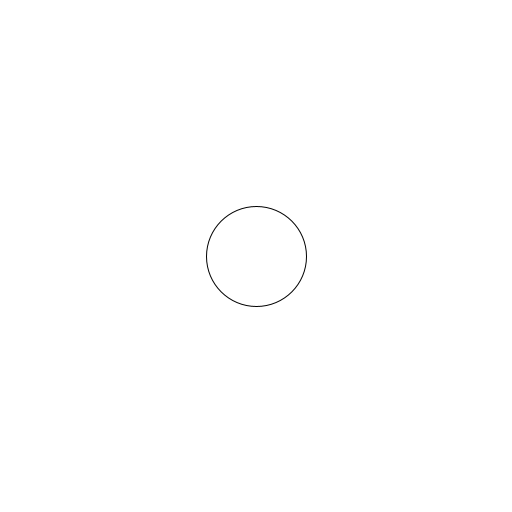
Frame 1 (no input)
Frame 60 (the mouse pressed at the canvas centre just before this capture): identical to frame 1, image omitted
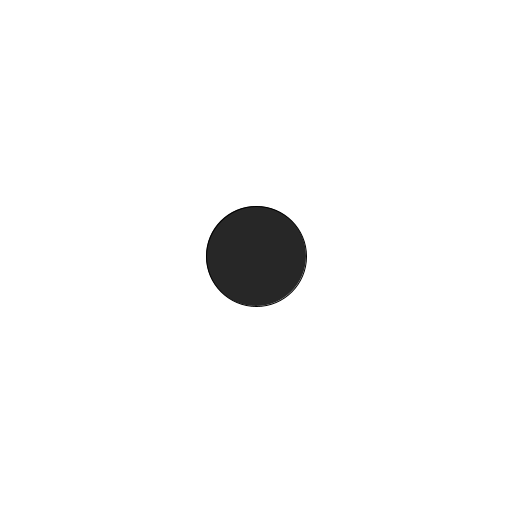
Frame 120 (the mouse held since frame 60 and released just before this capture)

The Processing sketch that drew these frames (run headless with seeded random() and noise(); from frame 60 on, the mouse is pressed at the canvas centre):

// Processing sketch: AngryDot
// ── AngryDot.pde
int ellipseSize;

int longDistance; 
int mediumDistance;
int shortDistance; 
int distanceMouseToDot;
int noDistance; 

void setup() {
	background(255);
	size(512, 512);

	longDistance = 300; 
	mediumDistance = 200; 
	shortDistance = 100;
	noDistance = 50;

	ellipseSize = 100;
}

void draw() {
	background(255);

	

	distanceMouseToDot = int(dist((width/2), (height/2), mouseX, mouseY));
	
	if(distanceMouseToDot > longDistance){
		fill(255);
	}else if(distanceMouseToDot<longDistance && distanceMouseToDot > mediumDistance){
		fill(0,255,0);
	}else if(distanceMouseToDot<mediumDistance && distanceMouseToDot > shortDistance){
		fill(0,0,255);
	}else if(distanceMouseToDot < shortDistance && distanceMouseToDot > noDistance){
		fill(255,0,0);
	}else if(distanceMouseToDot < noDistance){
		int r = (int) random(0, 255);
		fill(r);
	}

	ellipse((width/2), (height/2), ellipseSize, ellipseSize);
}
